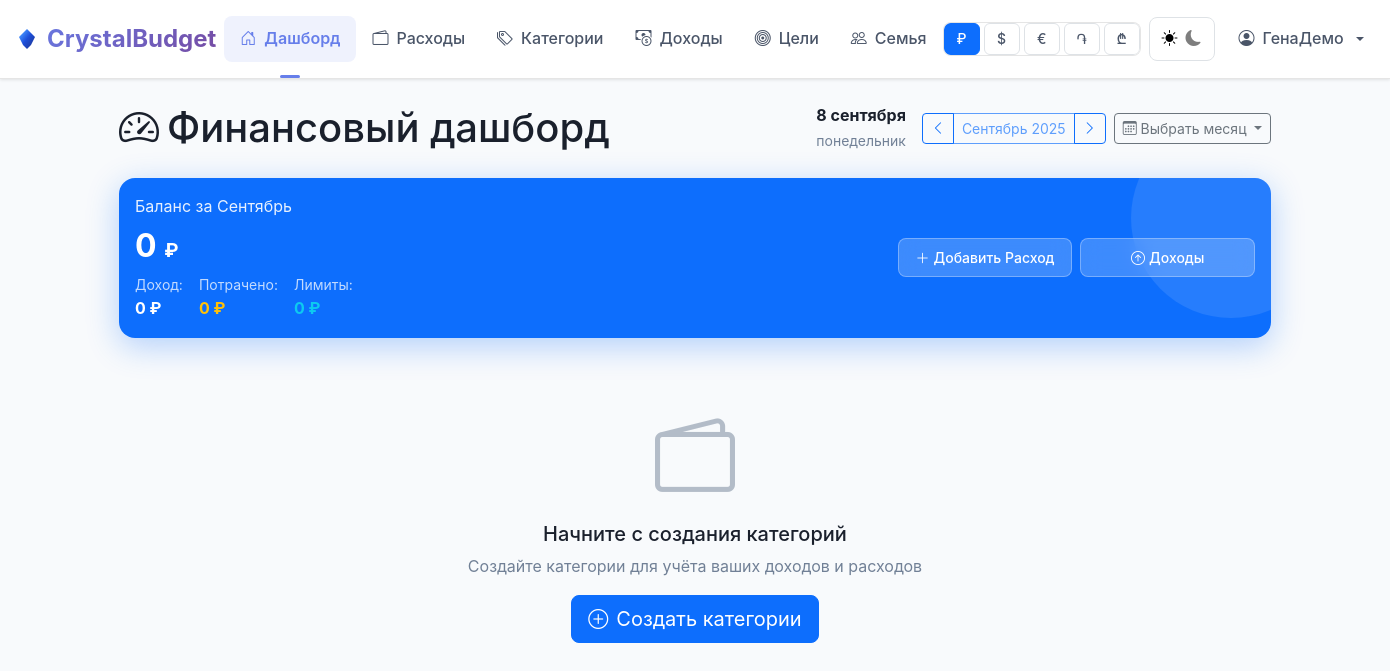
The page /dashboard (signed in) on the database as committed earlier.
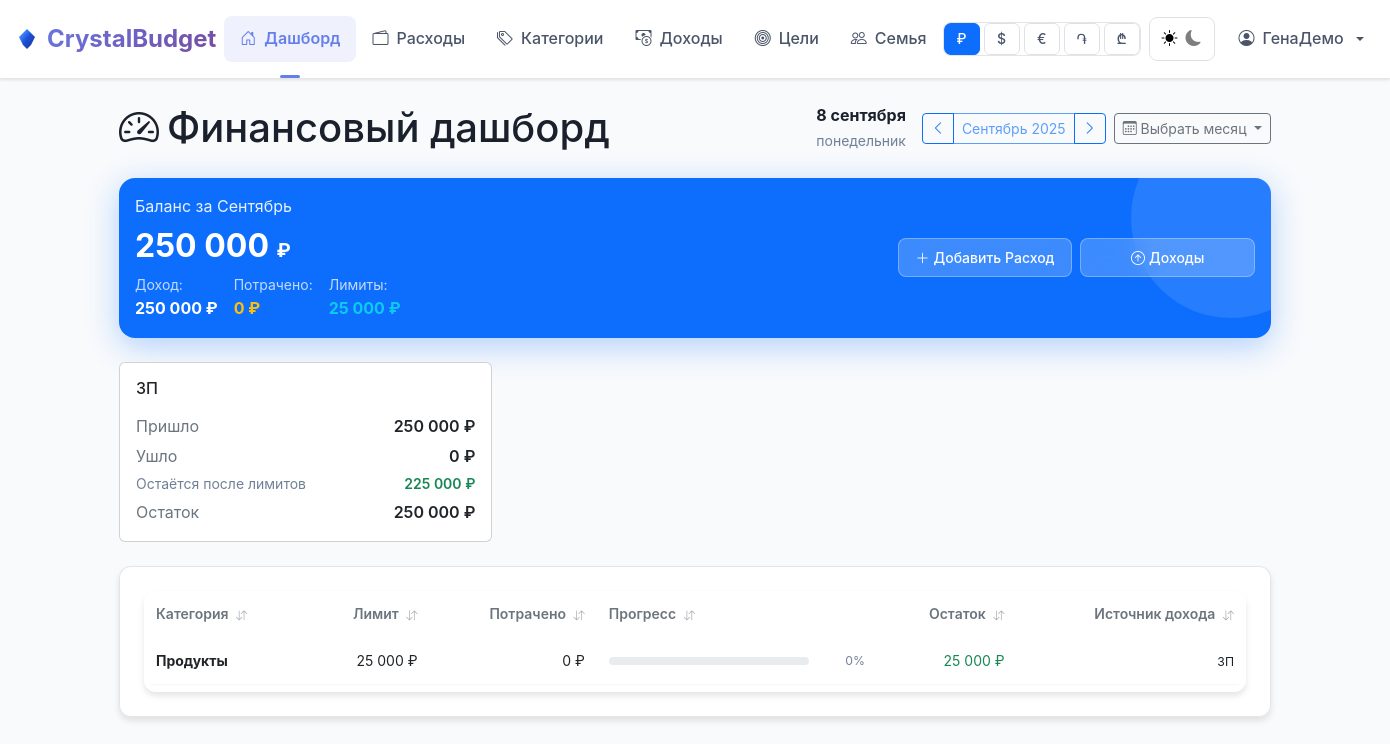
The same page on the database as committed later.
### tables this page shows
CREATE TABLE income_sources (
      id INTEGER PRIMARY KEY AUTOINCREMENT,
      user_id INTEGER NOT NULL REFERENCES users(id) ON DELETE CASCADE,
      name TEXT NOT NULL,
      is_default INTEGER NOT NULL DEFAULT 0,
      UNIQUE(user_id, name)
    );

CREATE TABLE categories (
            id INTEGER PRIMARY KEY AUTOINCREMENT,
            user_id INTEGER NOT NULL REFERENCES users(id) ON DELETE CASCADE,
            name TEXT NOT NULL,
            limit_type TEXT NOT NULL CHECK(limit_type IN ('fixed','percent')),
            value REAL NOT NULL, category_type TEXT DEFAULT 'expense' CHECK(category_type IN ('expense','income')),
            UNIQUE(user_id, name)
        );

### app.py (the view)
@app.route("/dashboard")
@login_required
def dashboard():
    month = request.args.get("month") or datetime.now().strftime("%Y-%m")
    conn = get_db()
    uid = session["user_id"]
    try:
        current_date = datetime.strptime(month, "%Y-%m")
        prev_month = (current_date.replace(day=1) - timedelta(days=1)).strftime("%Y-%m")
        next_month = (current_date.replace(day=28) + timedelta(days=4)).replace(day=1).strftime("%Y-%m")
        current_month_name = current_date.strftime("%B %Y")
        month_names_ru = {
            "January": "Январь", "February": "Февраль", "March": "Март", "April": "Апрель",
            "May": "Май", "June": "Июнь", "July": "Июль", "August": "Август",
            "September": "Сентябрь", "October": "Октябрь", "November": "Ноябрь", "December": "Декабрь"
        }
        eng_month_name = current_date.strftime("%B")
        current_month_name = f"{month_names_ru.get(eng_month_name, eng_month_name)} {current_date.year}"
        month_names = ["Январь", "Февраль", "Март", "Апрель", "Май", "Июнь",
                       "Июль", "Август", "Сентябрь", "Октябрь", "Ноябрь", "Декабрь"]
    except ValueError:
        month = datetime.now().strftime("%Y-%m")
        current_date = datetime.now()
        prev_month = (current_date.replace(day=1) - timedelta(days=1)).strftime("%Y-%m")
        next_month = (current_date.replace(day=28) + timedelta(days=4)).replace(day=1).strftime("%Y-%m")
        current_month_name = "Текущий месяц"
        month_names = ["Январь", "Февраль", "Март", "Апрель", "Май", "Июнь",
                       "Июль", "Август", "Сентябрь", "Октябрь", "Ноябрь", "Декабрь"]
    categories = conn.execute(
        "SELECT * FROM categories WHERE user_id=? ORDER BY name", (uid,)
    ).fetchall()
    income_sum = conn.execute(
        """
        SELECT COALESCE(SUM(amount), 0)
        FROM income_daily
        WHERE user_id = ? AND strftime('%Y-%m', date) = ?
        """,
        (uid, month),
    ).fetchone()[0]
    expenses_rows = conn.execute(
        """
        SELECT e.id, e.date, e.amount, e.note, c.name as category_name
        FROM expenses e
        JOIN categories c ON c.id = e.category_id
        WHERE e.user_id = ? AND e.month = ?
        ORDER BY e.date DESC, e.id DESC
        """,
        (uid, month),
    ).fetchall()
    spent_by_cat = conn.execute(
        """
        SELECT c.id, c.name, COALESCE(SUM(e.amount), 0) as spent
        FROM categories c
        LEFT JOIN expenses e ON e.category_id = c.id AND e.user_id = c.user_id AND e.month = ?
        WHERE c.user_id = ?
        GROUP BY c.id, c.name
        """,
        (month, uid),
    ).fetchall()
    rule_rows = conn.execute(
        "SELECT category_id, source_id FROM source_category_rules WHERE user_id=?",
        (uid,),
    ).fetchall()
    rule_map = {r["category_id"]: r["source_id"] for r in rule_rows}
    sources = conn.execute(
        "SELECT id, name FROM income_sources WHERE user_id=? ORDER BY name", (uid,)
    ).fetchall()
    income_by_source = {
        s["id"]: conn.execute(
            """
            SELECT COALESCE(SUM(amount),0) FROM income_daily
            WHERE user_id=? AND source_id=? AND strftime('%Y-%m', date)=?
            """,
            (uid, s["id"], month),
        ).fetchone()[0]
        for s in sources
    }
    limits = conn.execute(
        "SELECT id, name, limit_type, value FROM categories WHERE user_id=?",
        (uid,),
    ).fetchall()
    data = []
    for row in limits:
        cat_id = row["id"]
        limit_val = 0.0
        if row["limit_type"] == "fixed":
            limit_val = float(row["value"])
        else:  # percent
            source_id = rule_map.get(cat_id)
            if source_id and source_id in income_by_source:
                source_income = float(income_by_source[source_id])
                limit_val = source_income * float(row["value"]) / 100.0
            else:
                limit_val = float(income_sum) * float(row["value"]) / 100.0
        spent = 0.0
        for s in spent_by_cat:
            if s["id"] == cat_id:
                spent = float(s["spent"])
                break
        source_id = rule_map.get(cat_id)
        source_name = None
        if source_id:
            for s in sources:
                if s["id"] == source_id:
                    source_name = s["name"]
                    break
        data.append(
            dict(category_name=row["name"], limit=limit_val, spent=spent, id=cat_id, source_name=source_name)
        )
    expense_by_source = {s["id"]: 0.0 for s in sources}
    limits_by_source = {s["id"]: 0.0 for s in sources}
    for cat in limits:
        cat_id = cat["id"]
        src_id = rule_map.get(cat_id)
        if not src_id:
            continue
        spent_val = conn.execute(
            """
            SELECT COALESCE(SUM(amount),0) FROM expenses
            WHERE user_id=? AND month=? AND category_id=?
            """,
            (uid, month, cat_id),
        ).fetchone()[0]
        expense_by_source[src_id] += float(spent_val)
        if cat["limit_type"] == "fixed":
            limit_val = float(cat["value"])
        else:  # percent
            source_income = float(income_by_source.get(src_id, 0))
            limit_val = source_income * float(cat["value"]) / 100.0
        limits_by_source[src_id] += limit_val
    source_balances = []
    for s in sources:
        sid = s["id"]
        inc = float(income_by_source.get(sid, 0.0))
        sp = float(expense_by_source.get(sid, 0.0))
        limits_total = float(limits_by_source.get(sid, 0.0))
        remaining_after_limits = inc - limits_total  # остается после всех запланированных лимитов
        source_balances.append(
            dict(source_id=sid, source_name=s["name"], income=inc, spent=sp,
                 rest=inc - sp, limits_total=limits_total, remaining_after_limits=remaining_after_limits)
        )
    conn.close()
    today = datetime.now().strftime("%Y-%m-%d")
    return render_template(
        "dashboard.html",
        categories=categories,
        expenses=expenses_rows,
        budget_data=data,
        income=income_sum,
        current_month=month,
        current_month_name=current_month_name,
        prev_month=prev_month,
        next_month=next_month,
        month_names=month_names,
        today=today,
        source_balances=source_balances,
        sources=sources,
    )

### templates/dashboard.html (shortened to what this page needs)
{% extends "base.html" %}
{% block content %}
<div class="row align-items-center justify-content-between header-row mb-4">
  <div class="col-auto">
    <h1 class="m-0 d-flex align-items-center gap-2">
      <i class="bi bi-speedometer2" aria-hidden="true"></i>
      <span>Финансовый дашборд</span>
    </h1>
  </div>
  <div class="col-12 col-md-auto">
    <div class="d-flex align-items-center justify-content-between flex-wrap gap-3">
      <div class="text-center" aria-live="polite">
        <div class="fw-bold text-primary" id="current-date-display"></div>
        <small class="text-muted" id="current-day-display"></small>
      </div>
      <div class="d-flex align-items-center gap-2">
        <div class="btn-group" role="group" aria-label="Навигация по месяцам">
          <a href="?month={{ prev_month }}" class="btn btn-outline-primary btn-sm" aria-label="Предыдущий месяц">
            <i class="bi bi-chevron-left"></i>
          </a>
          <span class="btn btn-outline-primary btn-sm disabled d-none d-sm-inline" style="min-width:120px" aria-current="date">{{ current_month_name }}</span>
          <a href="?month={{ next_month }}" class="btn btn-outline-primary btn-sm" aria-label="Следующий месяц">
            <i class="bi bi-chevron-right"></i>
          </a>
        </div>
        <div class="dropdown">
          <button class="btn btn-sm btn-outline-secondary dropdown-toggle" type="button" data-bs-toggle="dropdown" aria-expanded="false">
            <span class="d-none d-md-inline"><i class="bi bi-calendar3"></i> Выбрать месяц</span>
          </button>
        </div>
      </div>
    </div>
  </div>
</div>
<div class="balance-hero p-3 mb-4">
  <div class="row align-items-center">
    <div class="col-md-8">
      <div class="balance-label">Баланс за {{ current_month_name.split()[0] }}</div>
      {% set total_spent = budget_data|map(attribute='spent')|sum %}
      <h2 class="balance-amount mb-2">
        {{ (income - total_spent)|format_amount }} <small class="currency-display" style="font-size:.6em">{{ currency_symbol|default('₽') }}</small>
      </h2>
      <div class="d-flex gap-3 flex-wrap" aria-label="Итоги месяца">
        <div>
          <small class="d-block opacity-75">Доход:</small>
          <strong class="currency">{{ income|format_amount }} <span class="currency-display">{{ currency_symbol|default('₽') }}</span></strong>
        </div>
        <div>
          <small class="d-block opacity-75">Потрачено:</small>
          <strong class="text-warning currency">{{ total_spent|format_amount }} <span class="currency-display">{{ currency_symbol|default('₽') }}</span></strong>
        </div>
        <div class="d-none d-md-block">
          <small class="d-block opacity-75">Лимиты:</small>
          <strong class="text-info currency">{{ budget_data|map(attribute='limit')|sum|format_amount }} <span class="currency-display">{{ currency_symbol|default('₽') }}</span></strong>
        </div>
      </div>
    </div>
    <div class="col-md-4 text-md-end mt-3 mt-md-0">
      <div class="balance-actions">
        <button type="button" class="btn btn-balance" data-bs-toggle="modal" data-bs-target="#expenseModal">
          <i class="bi bi-plus-lg me-1" aria-hidden="true"></i><span class="d-none d-lg-inline">Добавить </span>Расход
        </button>
        <button type="button" class="btn btn-balance" data-bs-toggle="modal" data-bs-target="#incomeModal">
          <i class="bi bi-arrow-up-circle me-1" aria-hidden="true"></i>Доходы
        </button>
      </div>
    </div>
  </div>
</div>
{% if source_balances and source_balances|length > 0 %}
<div class="row g-3 mb-4">
  {% for s in source_balances %}
  <div class="col-12 col-sm-6 col-lg-4">
    <div class="card source-card h-100">
      <div class="card-body">
        <h6 class="mb-3">{{ s.source_name }}</h6>
        <div class="d-flex justify-content-between mb-1"><span class="k">Пришло</span><span class="v currency">{{ s.income|format_amount }} <span class="currency-display">{{ currency_symbol|default('₽') }}</span></span></div>
        <div class="d-flex justify-content-between mb-1"><span class="k">Ушло</span><span class="v currency">{{ s.spent|format_amount }} <span class="currency-display">{{ currency_symbol|default('₽') }}</span></span></div>
        {% if s.limits_total > 0 %}
        <div class="d-flex justify-content-between mb-1">
          <span class="k text-muted small">Остаётся после лимитов</span>
          <span class="v currency small {% if s.remaining_after_limits < 0 %}text-danger{% else %}text-success{% endif %}">{{ s.remaining_after_limits|format_amount }} <span class="currency-display">{{ currency_symbol|default('₽') }}</span></span>
        </div>
        {% endif %}
        <div class="d-flex justify-content-between">
          <span class="k">Остаток</span>
          <span class="v currency {% if s.rest < 0 %}text-danger{% endif %}">{{ s.rest|format_amount }} <span class="currency-display">{{ currency_symbol|default('₽') }}</span></span>
        </div>
      </div>
    </div>
  </div>
  {% endfor %}
</div>
{% endif %}
{% if budget_data %}
<div class="d-none d-md-block modern-card">
  <div class="card-body table-wrap">
    <table class="table-modern w-100" id="categoriesTable">
      <thead>
        <tr>
          <th class="sortable" data-sort="category">Категория <i class="bi bi-arrow-down-up ms-1 sort-icon"></i></th>
          <th class="text-end sortable hide-mobile" data-sort="limit">Лимит <i class="bi bi-arrow-down-up ms-1 sort-icon"></i></th>
          <th class="text-end sortable" data-sort="spent"><span class="d-none d-md-inline">Потрачено</span><span class="d-md-none">Трат</span> <i class="bi bi-arrow-down-up ms-1 sort-icon"></i></th>
          <th class="sortable hide-mobile" data-sort="progress" style="min-width:200px">Прогресс <i class="bi bi-arrow-down-up ms-1 sort-icon"></i></th>
          <th class="text-end sortable" data-sort="remaining"><span class="d-none d-md-inline">Остаток</span><span class="d-md-none">Ост</span> <i class="bi bi-arrow-down-up ms-1 sort-icon"></i></th>
          <th class="text-end sortable mobile-compact" data-sort="source"><span class="d-none d-md-inline">Источник дохода</span><span class="d-md-none">Источник</span> <i class="bi bi-arrow-down-up ms-1 sort-icon"></i></th>
        </tr>
      </thead>
      <tbody>
        {% for item in budget_data %}
          {% set progress_percent = (item.limit > 0 and (item.spent / item.limit * 100) or 0) | round(1) %}
          {% set rest = item.limit - item.spent %}
          {% set status_order = 3 if item.spent > item.limit else (2 if item.limit > 0 and (item.spent / item.limit) > 0.8 else 1) %}
          <tr data-category="{{ item.category_name }}" data-limit="{{ item.limit }}" data-spent="{{ item.spent }}" data-progress="{{ progress_percent }}" data-remaining="{{ rest }}" data-status="{{ status_order }}" data-source="{{ item.source_name or 'Не привязано' }}">
            <td class="cell-title">
              {{ item.category_name }}
            </td>
            <td class="text-end currency hide-mobile">{{ item.limit|format_amount }} <span class="currency-display">{{ currency_symbol|default('₽') }}</span></td>
            <td class="text-end currency {{ 'text-danger' if item.spent > item.limit else '' }}">
              {{ item.spent|format_amount }} <span class="currency-display">{{ currency_symbol|default('₽') }}</span>
            </td>
            <td class="hide-mobile">
              <div class="d-flex align-items-center gap-2">
                <div class="flex-grow-1">
                  <div class="progress"></div>
                </div>
                <small class="text-muted" style="width:48px;text-align:right">{{ progress_percent }}%</small>
              </div>
            </td>
            <td class="text-end currency {{ 'text-danger' if rest < 0 else 'text-success' }}">{{ rest|format_amount }} <span class="currency-display">{{ currency_symbol|default('₽') }}</span></td>
            <td class="text-end mobile-compact">
              {% if item.source_name %}
                <span class="d-none d-md-inline text-primary small">{{ item.source_name }}</span>
              {% else %}
                <span class="text-muted small"><span class="d-none d-md-inline">Не привязано</span><span class="d-md-none">—</span></span>
              {% endif %}
            </td>
          </tr>
        {% endfor %}
      </tbody>
    </table>
  </div>
</div>
{% else %}
<div class="text-center py-5">
  <div class="mb-3"><i class="bi bi-wallet2 display-1 text-muted opacity-50" aria-hidden="true"></i></div>
  <h2 class="h5 mb-2">Начните с создания категорий</h2>
  <p class="text-muted">Создайте категории для учёта ваших доходов и расходов</p>
  <a href="{{ url_for('categories') }}" class="btn btn-primary btn-lg"><i class="bi bi-plus-circle me-2"></i>Создать категории</a>
</div>
{% endif %}
<div class="toast-container position-fixed top-0 end-0 p-3" aria-live="polite" aria-atomic="true"></div>
{% endblock %}

Rows that differ between the two databases and show on the page:
added income_sources: source_name "ЗП", income "250 000", currency_symbol "₽", spent "0", remaining_after_limits "225 000", rest "250 000", source_name "ЗП"
added categories: category_name "Продукты"
Other text that changed with them:
{{ (income - total_spent)|format_amount }}: "0" → "250 000"
{{ income|format_amount }}: "0" → "250 000"
{{ budget_data|map(attribute='limit')|sum|format_amount }}: "0" → "25 000"
text no longer shown: "Начните с создания категорий Создайте категории для учёта ваших доходов и расходов Создать категории"
text now shown: "Категория Лимит Потрачено Прогресс Остаток Источник дохода"
new list line: "25 000 ₽ 0 ₽ 0 % 25 000 ₽"
